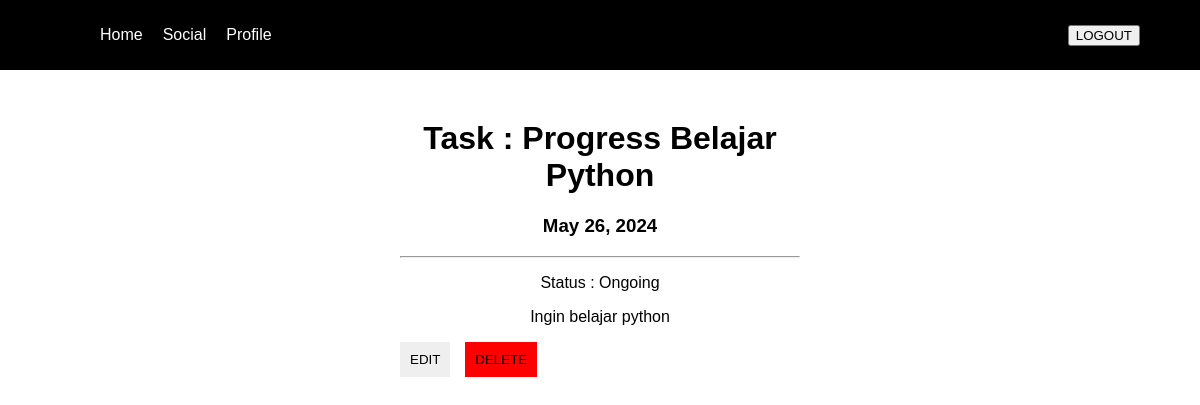
Page /task/3 (signed in) on the earlier database version.
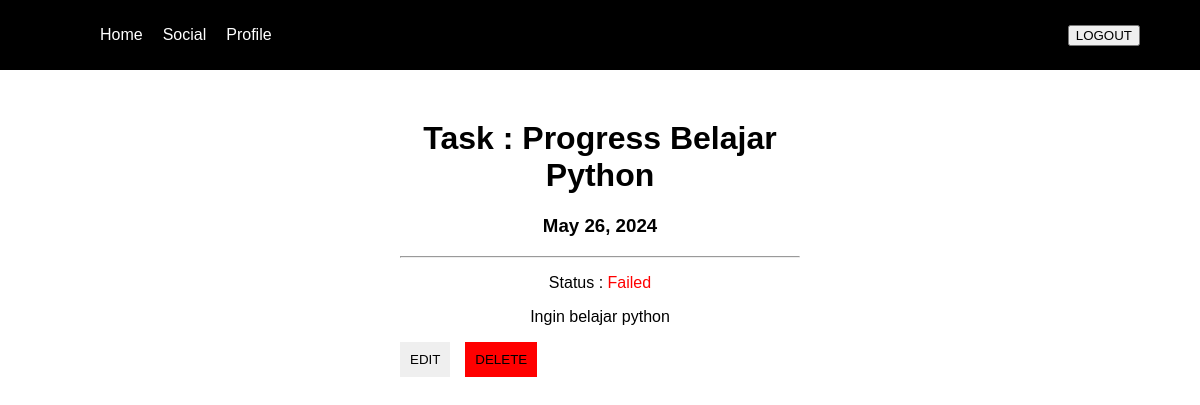
Same page on the later database version.
### base/views.py (the view)
# urls.py: path('task/<str:pk>', views.detailTask, name='detail-task'),
@login_required(login_url='/login')
def detailTask(request, pk):
    todo = todoList.objects.get(id=pk)
    context = {'todo': todo}
    return render(request, 'base/detail_item.html', context)

### base/templates/base/detail_item.html
{% include 'index.html' %} {% block content %}
<div class="task-detail">
  <h1>Task : <strong>{{todo.name}}</strong></h1>
  <h3><strong>{{todo.deadline}}</strong></h3>
  <hr />
  {% if todo.status == 'Failed' %}
  <p>Status : <span style="color: red">Failed</span></p>
  {% elif todo.status == 'Success' %}
  <p>Status : <span style="color: green">Success</span></p>
  {% else %}
  <p>Status : <span>Ongoing</span></p>
  {% endif %} {% if todo.description %}
  <p>{{todo.description}}</p>
  {% else %}
  <p>No Description yet :emot_nangis:</p>
  {% endif %}
  <div class="detail-buttons">
    <a href="{% url 'edit-task' todo.id %}"
      ><button class="btn">EDIT</button></a
    >
    <a href="{% url 'delete-task' todo.id %}"
      ><button class="fail-btn btn">DELETE</button></a
    >
  </div>
</div>
{% endblock %}

Differences in the rows shown:
changed todoList "Progress Belajar Python": status "Ongoing" → "Failed" (drawn)
Other differences:
text no longer shown: "Ongoing"
text now shown: "Failed"
